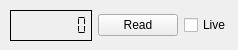
<?xml version="1.0" encoding="UTF-8"?>
<ui version="4.0">
 <class>Form</class>
 <widget class="QWidget" name="Form">
  <property name="geometry">
   <rect>
    <x>0</x>
    <y>0</y>
    <width>238</width>
    <height>50</height>
   </rect>
  </property>
  <property name="windowTitle">
   <string>Form</string>
  </property>
  <widget class="QWidget" name="horizontalLayoutWidget">
   <property name="geometry">
    <rect>
     <x>10</x>
     <y>10</y>
     <width>221</width>
     <height>31</height>
    </rect>
   </property>
   <layout class="QHBoxLayout" name="horizontalLayout">
    <item>
     <widget class="QLCDNumber" name="power_lcdNumber">
      <property name="sizePolicy">
       <sizepolicy hsizetype="Expanding" vsizetype="Expanding">
        <horstretch>0</horstretch>
        <verstretch>0</verstretch>
       </sizepolicy>
      </property>
      <property name="font">
       <font>
        <kerning>false</kerning>
       </font>
      </property>
      <property name="cursor">
       <cursorShape>ArrowCursor</cursorShape>
      </property>
      <property name="frameShadow">
       <enum>QFrame::Plain</enum>
      </property>
      <property name="numDigits">
       <number>8</number>
      </property>
      <property name="segmentStyle">
       <enum>QLCDNumber::Flat</enum>
      </property>
     </widget>
    </item>
    <item>
     <widget class="QPushButton" name="read_pushButton">
      <property name="text">
       <string>Read</string>
      </property>
     </widget>
    </item>
    <item>
     <widget class="QCheckBox" name="live_button">
      <property name="text">
       <string>Live</string>
      </property>
     </widget>
    </item>
   </layout>
  </widget>
 </widget>
 <resources/>
 <connections/>
</ui>
